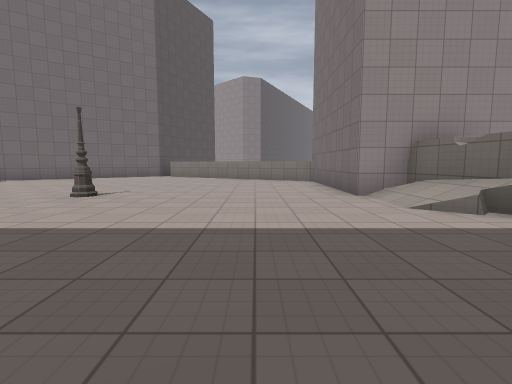
[1] (above)

16 first-person views from a walk through a level from a Godot 3-D game. The camera is 1.3 m above the floor, tilts 6° down and sees 85° across. The floor is counted in squares, 2 m on a side. Each view is taken from the middle of a square. On the plan, view 1 faces up. The plan holds only what a view shows up to about 9 squares ahead; the rest is blank. The place goes on beyond the plan. Characters and animated objects are left out. Surface patterns are stand-ins for the level's own textures.

[2]
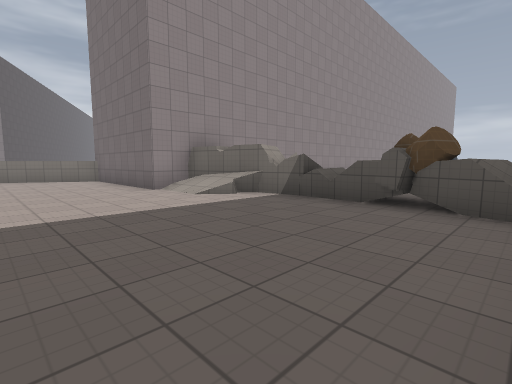

[3]
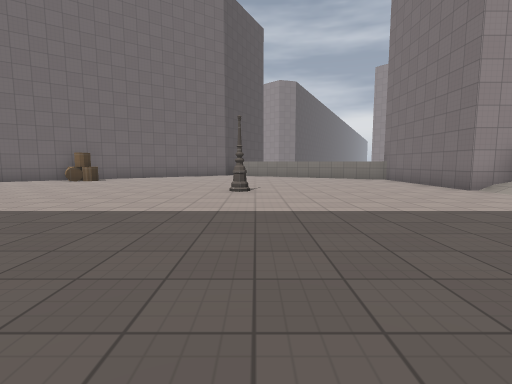

[4]
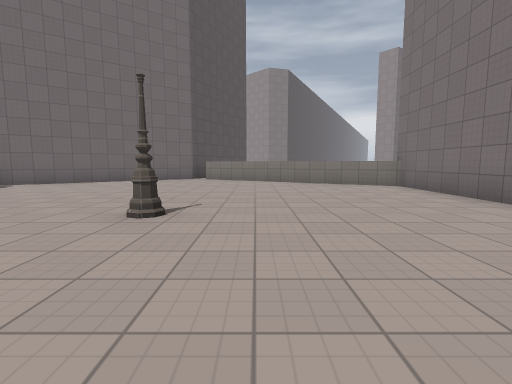

[5]
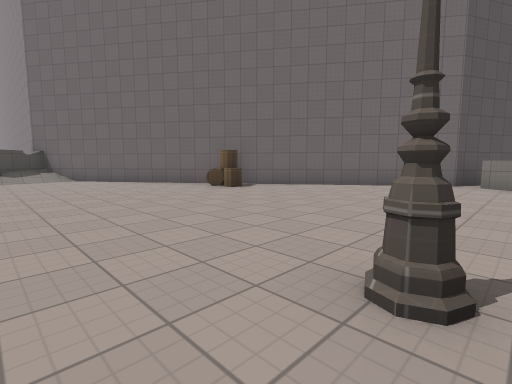

[6]
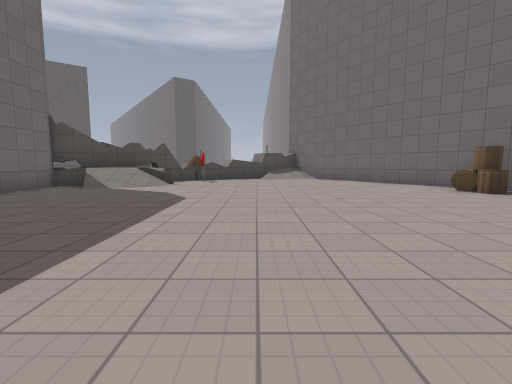

[7]
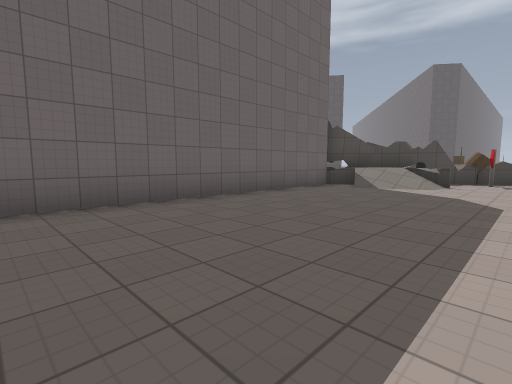

[8]
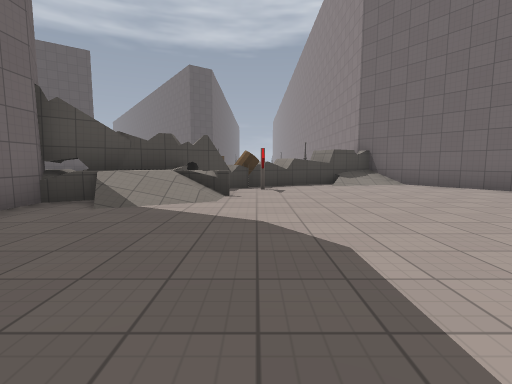

[9]
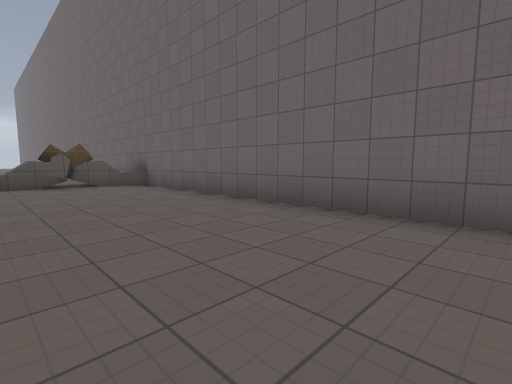

[10]
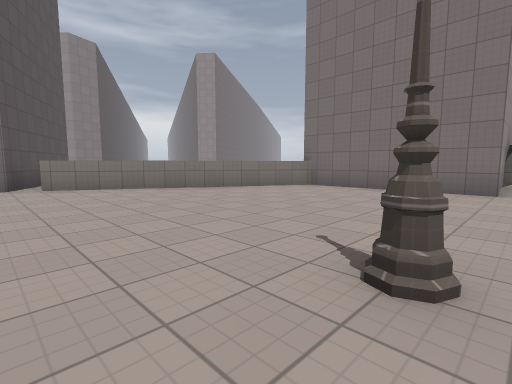

[11]
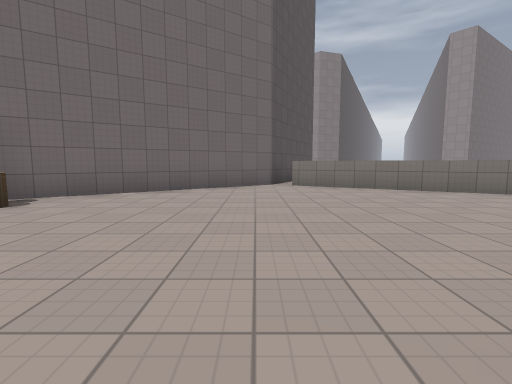

[12]
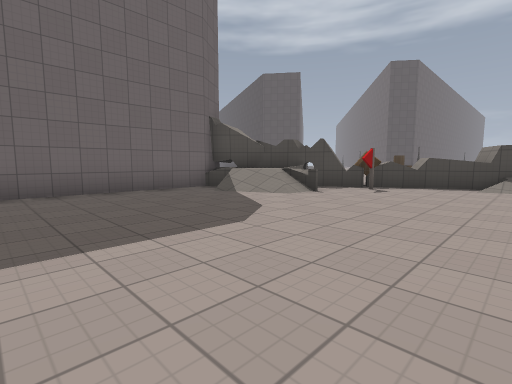

[13]
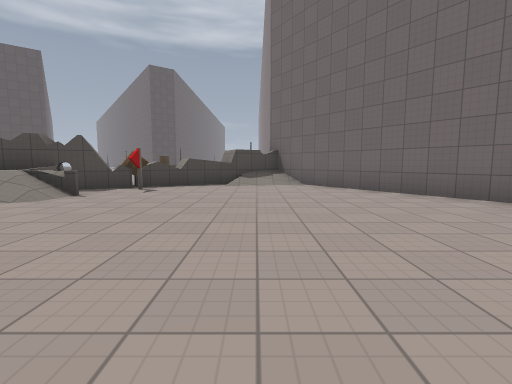

[14]
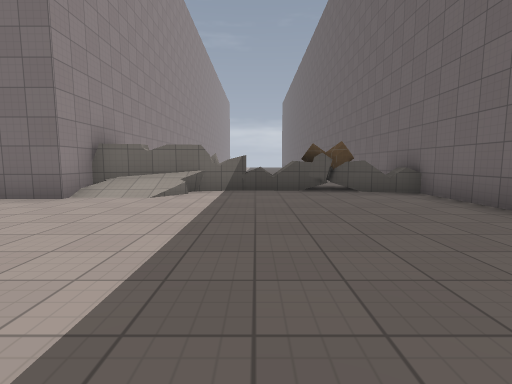

[15]
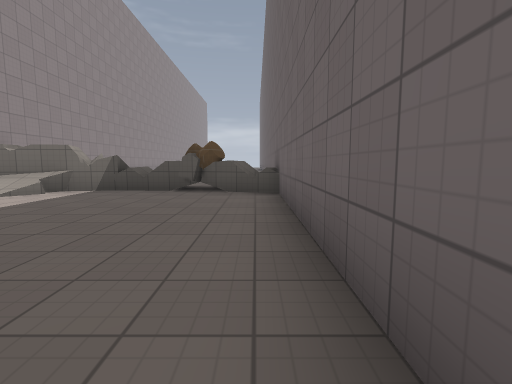

[16]
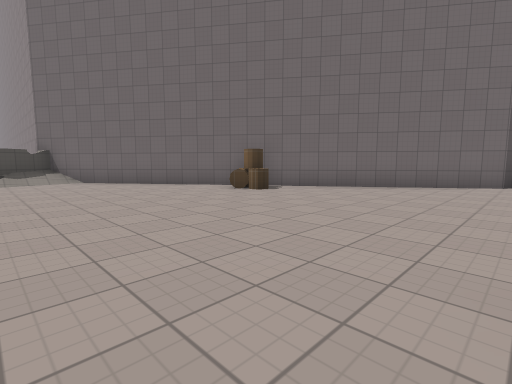

### Floor plan
Key: @ floor where view 1 was taken; # wall or solid block; . main floor; : floor 1 m higher than the main floor; / step, stairs or slope; = window, fence, low wall or low ledge; ^ raised ledge; O other object.
Columns run from 15 left of view 1 to 5 right of it. Each row starts with its distance up from view 1.
 15            ##
 14            #
 13          ##^^
 12        ###...^^
 11       ##.......^^
 10      ##.........^#
  9    ####..........#
  8  ###.............#
  7 ##...............#
  6 #................##
  5 #...........#.....##
  4 ##................^^
  3 ^^.................#
  2  ^O................^
  1  ^#=/..............^
  0   ^://.........@...#
 -1    #:.............^^
 -2    ##################

Positions as (right, up) in squares from view 1, and headings:
1: (0, 0), facing up
2: (-1, -1), facing up-right
3: (-3, -1), facing up
4: (-2, 2), facing up
5: (-3, 4), facing up-left
6: (-3, 4), facing left
7: (-3, 3), facing down-left
8: (-6, 2), facing left
9: (-5, 2), facing down-right
10: (-5, 5), facing up-right
11: (-5, 5), facing up
12: (-6, 5), facing down-left
13: (-6, 5), facing left
14: (-3, 2), facing right
15: (-3, -1), facing right
16: (-4, 4), facing up-left
